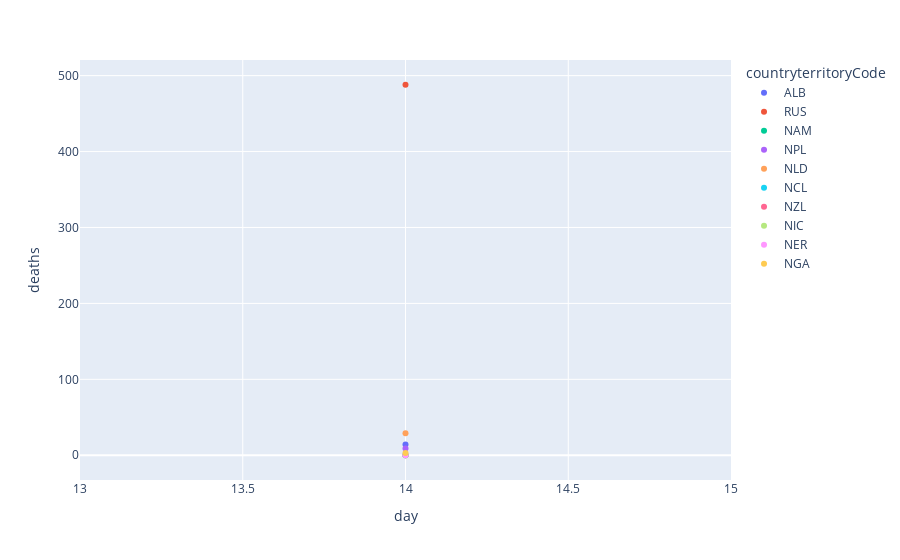

This figure's notebook cell:
### Code cell
fig2.show()

### Figure 1 — Plotly figure (JSON) as saved in the notebook; plotly's stock layout.template omitted (floating-point values rounded to 4 significant figures)
{"data": [{"hovertemplate": "countryterritoryCode=ALB<br>day=%{x}<br>deaths=%{y}<extra></extra>", "legendgroup": "ALB", "marker": {"color": "#636efa", "symbol": "circle"}, "mode": "markers", "name": "ALB", "orientation": "v", "showlegend": true, "type": "scatter", "x": [14], "xaxis": "x", "y": [14], "yaxis": "y"}, {"hovertemplate": "countryterritoryCode=RUS<br>day=%{x}<br>deaths=%{y}<extra></extra>", "legendgroup": "RUS", "marker": {"color": "#EF553B", "symbol": "circle"}, "mode": "markers", "name": "RUS", "orientation": "v", "showlegend": true, "type": "scatter", "x": [14], "xaxis": "x", "y": [488], "yaxis": "y"}, {"hovertemplate": "countryterritoryCode=NAM<br>day=%{x}<br>deaths=%{y}<extra></extra>", "legendgroup": "NAM", "marker": {"color": "#00cc96", "symbol": "circle"}, "mode": "markers", "name": "NAM", "orientation": "v", "showlegend": true, "type": "scatter", "x": [14], "xaxis": "x", "y": [0], "yaxis": "y"}, {"hovertemplate": "countryterritoryCode=NPL<br>day=%{x}<br>deaths=%{y}<extra></extra>", "legendgroup": "NPL", "marker": {"color": "#ab63fa", "symbol": "circle"}, "mode": "markers", "name": "NPL", "orientation": "v", "showlegend": true, "type": "scatter", "x": [14], "xaxis": "x", "y": [9], "yaxis": "y"}, {"hovertemplate": "countryterritoryCode=NLD<br>day=%{x}<br>deaths=%{y}<extra></extra>", "legendgroup": "NLD", "marker": {"color": "#FFA15A", "symbol": "circle"}, "mode": "markers", "name": "NLD", "orientation": "v", "showlegend": true, "type": "scatter", "x": [14], "xaxis": "x", "y": [29], "yaxis": "y"}, {"hovertemplate": "countryterritoryCode=NCL<br>day=%{x}<br>deaths=%{y}<extra></extra>", "legendgroup": "NCL", "marker": {"color": "#19d3f3", "symbol": "circle"}, "mode": "markers", "name": "NCL", "orientation": "v", "showlegend": true, "type": "scatter", "x": [14], "xaxis": "x", "y": [0], "yaxis": "y"}, {"hovertemplate": "countryterritoryCode=NZL<br>day=%{x}<br>deaths=%{y}<extra></extra>", "legendgroup": "NZL", "marker": {"color": "#FF6692", "symbol": "circle"}, "mode": "markers", "name": "NZL", "orientation": "v", "showlegend": true, "type": "scatter", "x": [14], "xaxis": "x", "y": [0], "yaxis": "y"}, {"hovertemplate": "countryterritoryCode=NIC<br>day=%{x}<br>deaths=%{y}<extra></extra>", "legendgroup": "NIC", "marker": {"color": "#B6E880", "symbol": "circle"}, "mode": "markers", "name": "NIC", "orientation": "v", "showlegend": true, "type": "scatter", "x": [14], "xaxis": "x", "y": [0], "yaxis": "y"}, {"hovertemplate": "countryterritoryCode=NER<br>day=%{x}<br>deaths=%{y}<extra></extra>", "legendgroup": "NER", "marker": {"color": "#FF97FF", "symbol": "circle"}, "mode": "markers", "name": "NER", "orientation": "v", "showlegend": true, "type": "scatter", "x": [14], "xaxis": "x", "y": [0], "yaxis": "y"}, {"hovertemplate": "countryterritoryCode=NGA<br>day=%{x}<br>deaths=%{y}<extra></extra>", "legendgroup": "NGA", "marker": {"color": "#FECB52", "symbol": "circle"}, "mode": "markers", "name": "NGA", "orientation": "v", "showlegend": true, "type": "scatter", "x": [14], "xaxis": "x", "y": [3], "yaxis": "y"}], "layout": {"legend": {"title": {"text": "countryterritoryCode"}, "tracegroupgap": 0}, "margin": {"t": 60}, "xaxis": {"anchor": "y", "domain": [0, 1], "title": {"text": "day"}}, "yaxis": {"anchor": "x", "domain": [0, 1], "title": {"text": "deaths"}}}}
